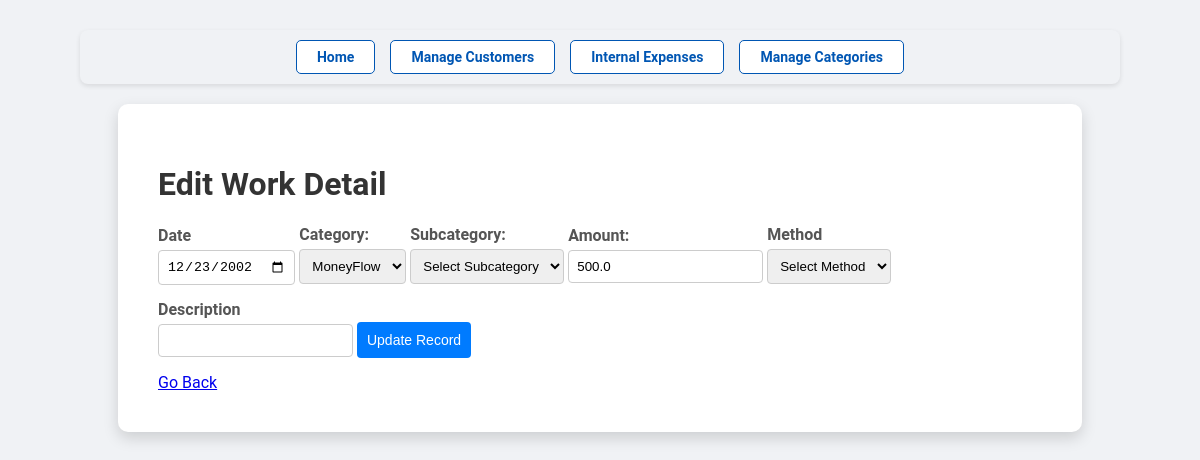
/customer/1/work_details/2/edit, run on the app's committed database.
### models.py (models this page shows)
class WorkDetail(db.Model):
  id = db.Column(db.Integer, primary_key=True)
  customer_id = db.Column(db.Integer, db.ForeignKey('customer.id'), nullable=False)
  date = db.Column(db.Date, nullable=False, default=datetime.utcnow)
  category_id = db.Column(db.Integer, db.ForeignKey('category.id'), nullable=False)
  subcategory_id = db.Column(db.Integer, db.ForeignKey('subcategory.id'), nullable=False)
  amount = db.Column(db.Float, nullable=False)
  method = db.Column(db.Text)
  description = db.Column(db.Text)
  category = db.relationship('Category', backref='work_details', lazy=True)
  subcategory = db.relationship('Subcategory', backref='work_details', lazy=True)

class Category(db.Model):
  id = db.Column(db.Integer, primary_key=True)
  name = db.Column(db.String(50), nullable=False, unique=True)
  type = db.Column(db.String(10), nullable=False)  # inflow or outflow

### abconstruction.py (the view, shortened to what this page needs)
@app.route('/customer/<int:customer_id>/work_details/<int:work_id>/edit', methods=['GET', 'POST'])
def edit_work_detail(customer_id, work_id):
  work = WorkDetail.query.get_or_404(work_id)
  categories = Category.query.all()
  subcategories = Subcategory.query.all()
  return render_template('edit_work_detail.html',
                         customer_id=customer_id,
                         work=work,
                         categories=categories,
                         subcategories=subcategories)

### templates/edit_work_detail.html (shortened to what this page needs)
<!DOCTYPE html>
<html lang="en">
<head>
    <link rel="stylesheet" href="{{ url_for('static', filename='styles.css') }}">
</head>
<body>
  <div class="navigation">
    <a href="{{ url_for('dashboard') }}" class="btn btn-secondary">Home</a>
    <a href="{{ url_for('manage_customers') }}" class="btn btn-secondary">Manage Customers</a>
    <a href="{{ url_for('manage_expenses') }}" class="btn btn-secondary">Internal Expenses</a>
    <a href="{{ url_for('manage_categories') }}" class="btn btn-secondary">Manage Categories</a>
  </div>
  <div class="container">
    <h1>Edit Work Detail</h1>
    <form method="POST">
      <div class="form-group">
        <label for="date">Date</label>
        <input type="date" name="date" value="{{ work.date.strftime('%Y-%m-%d') }}" required pattern="\d{4}-\d{2}-\d{2}">
      </div>
      <div class="form-group">
        <label for="category">Category:</label>
        <select name="category_id" id="category" required>
            {% for category in categories %}
                <option value="{{ category.id }}" {% if work.category_id == category.id %}selected{% endif %}>
                    {{ category.name }}
                </option>
            {% endfor %}
        </select>
      </div>
      <div class="form-group">
        <label for="subcategory">Subcategory:</label>
        <select name="subcategory_id" id="subcategory" data-selected="{{ work.subcategory_id or '' }}" required>
        </select>
      </div>
      <div class="form-group">
        <label for="amount">Amount:</label>
        <input type="text" id="amount" name="amount" value="{{ work.amount }}" required pattern="\d+(\.\d{1,2})?">
      </div>
      <div class="form-group">
        <label for="method">Method</label>
        <select name="method" id="method" data-selected="{{ work.method }}" required>
        </select>
      </div>
      <div class="form-group">
        <label for="description">Description</label>
        <input type="text" name="description" id="description" value="{{ work.description }}">
      </div>
      <div class="form-group">
        <button type="submit">Update Record</button>
      </div>
    </form>
    <a href="javascript:history.back();">Go Back</a>
  </div>
</body>
</html>

### static/styles.css (style rules this page uses)
body { font-family: 'Roboto', Arial, sans-serif; margin: 0; color: #333; padding: 10px 80px; background-color: #f0f2f5; }
.container { text-align: left; float: center; width: 85%; max-width: 85%; margin: 20px auto; padding: 40px; background: #ffffff; border-radius: 10px; box-shadow: 0 6px 15px rgba(0, 0, 0, 0.15); margin-bottom: 15px; }
.navigation { display: flex; justify-content: center; gap: 15px; margin: 20px 0; background-color: #f0f2f5; padding: 10px 15px; border-radius: 8px; box-shadow: 0 2px 5px rgba(0, 0, 0, 0.1); }
.navigation a { display: inline-block; padding: 8px 20px; color: #0056b3; text-decoration: none; font-size: 14px; font-weight: bold; background-color: #ffffff; border: 1px solid #0056b3; border-radius: 5px; transition: all 0.3s ease; }
.btn { text-decoration: none; padding: 8px 15px; border-radius: 5px; font-weight: bold; display: inline-block; }

### templates/edit_work_detail.html (style rules this page uses)
.form-group { display: inline-block; margin-bottom: 15px; }
.form-group label { display: block; margin-bottom: 5px; font-weight: bold; color: #555; }
.form-group input[type="text"], .form-group input[type="date"], .form-group select { padding: 8px; border: 1px solid #ccc; border-radius: 4px; }
button { padding: 10px; background-color: #007bff; color: #fff; border: none; border-radius: 4px; cursor: pointer; font-size: 14px; }

### data on the page
WorkDetail: date "12/23/2002", category_id "MoneyFlow", subcategory_id "Select Subcategory", amount "500.0", method "Select Method"
